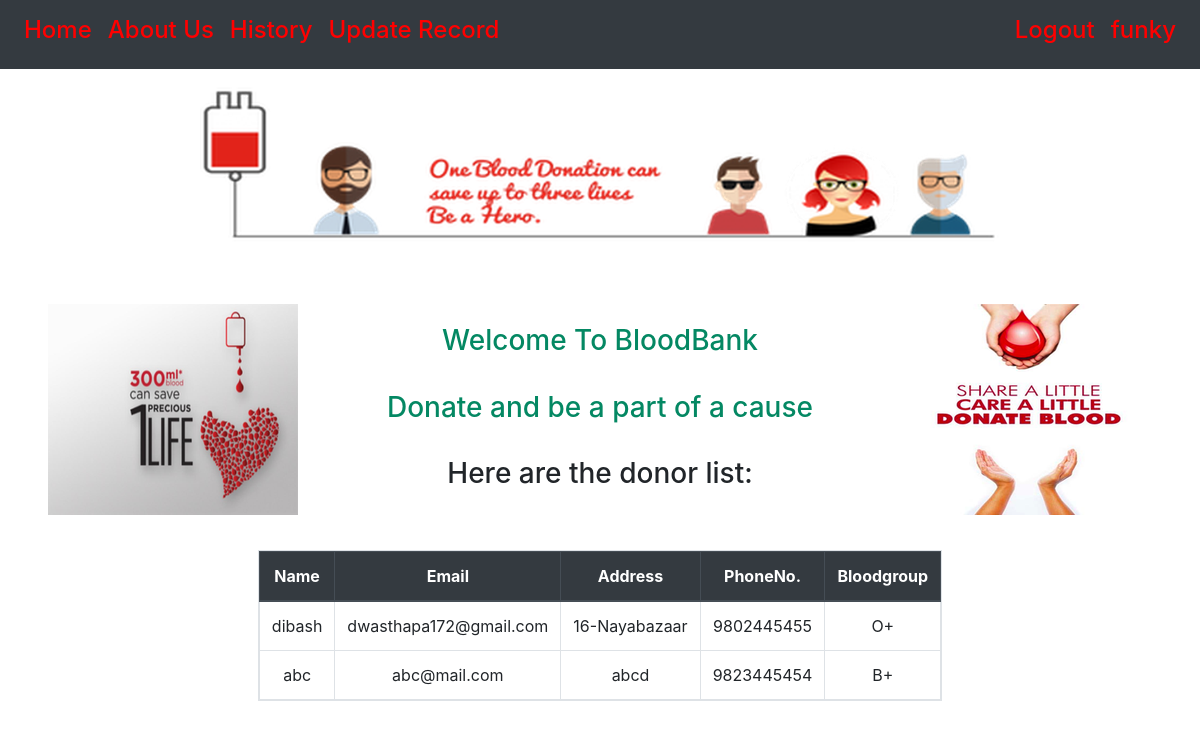
Screenshot of / (signed in) with the database file from the repository.
### accounts/models.py (models this page shows, shortened)
class Donor(models.Model):
    user=models.OneToOneField('auth.User',on_delete=models.CASCADE)
    email=models.EmailField(unique=True)
    bloodgroup=models.CharField(choices=Blood_Group,max_length=3)
    phonenumber=models.CharField(max_length=10,unique=True)
    address = models.CharField(max_length=264)

### record/views.py (the view)
# urls.py: path('',views.HomeView.as_view(),name='Home'),
class HomeView(ListView):
    model = Donor
    def get_queryset(self):
        return Donor.objects.order_by('-user')
    template_name='record/index.html'

### record/templates/record/index.html (shortened to what this page needs)
{% extends "record/base.html" %}
{% load static %}
{% block content %}
<div class="container mt-5 pt-4 text-center">
  <img class="img-fluid "src="{% static "image/bloodtop.png" %}" alt="">
  <div class="mt-5 pt-2">
    <div class="row g-0">
      <div class="col card-img">
        <img class="img-fluid" src="{% static "image/bloodleft.png" %}" alt="fail">
      </div>
      <div class="col-sm-6 ">
        <div class="card-body">
          <div class="card-text text-center">
            <h3 id="one">Welcome To BloodBank
              <br><br>
               Donate and be a part of a cause</h3>
          </div>
          <h3 class="mt-3 pt-3 text-center">Here are the donor list:</h3>
        </div>
      </div>
      <div class="col card-img">
          <img class="img-fluid float-right"src="{% static "image/bloodright.png" %}" alt="">
      </div>
    </div>
  </div>
  <div class="mt-3 pt-3">
      {% if donor_list %}
      <div class="row justify-content-center">
        <div class="col-auto">
        <table class="table table-hover table-bordered table-responsive">
            <thead class="thead-dark">
              <th scope="col">Name</th>
              <th scope="col">Email</th>
              <th scope="col">Address</th>
              <th scope="col">PhoneNo.</th>
              <th scope="col">Bloodgroup</th>
            </thead>
            {% for i in donor_list %}
              <tr>
                <td>{{ i.user.username }}</td>
                <td>{{i.email}}</td>
                <td>{{ i.address}}</td>
                <td>{{ i.phonenumber}}</td>
                <td>{{ i.bloodgroup}}</td>
                </tr>
            {% endfor %}
        </table>
        </div>
      </div>
      {% else %}
        <p>No donated record found</p>
      {% endif %}
  </div>
</div>
{% endblock %}

### record/templates/record/base.html (shortened to what this page needs)
<!DOCTYPE html>
  {% load static %}
  {% load bootstrap5 %}
<html lang="en" dir="ltr">
<head>
    <link rel="stylesheet" href="https://stackpath.bootstrapcdn.com/bootstrap/4.4.1/css/bootstrap.min.css">
    <link rel="stylesheet" href="{% static "record/style1.css" %}"/>
</head>
  <body>
    <nav class="navbar fixed-top navbar-expand bg-dark">
        <div class="nav navbar-nav ">
            <a class="nav-link" href="{% url "record:Home" %}"><h4>Home </h4></a>
            <a class="nav-link" href="#"> <h4>About Us </h4></a>
          </div>
            {% if user.is_authenticated %}
            <div class="nav navbar-nav">
              <a class="nav-link" href="{% url 'record:historylist' %}" target="_blank"> <h4>History </h4></a>
              <a class ="nav-link" href="{% url 'record:createhistory' %}" target="_blank"> <h4>Update Record</h4> </a>
            </div>
            <div class="nav navbar-nav ml-auto">
              <a class="nav-link" href="{% url 'accounts:logout' %}"> <h4>Logout </h4></a>
              <a class="nav-link"><h4 > {{request.user}} </h4></a>
            </div>
            {% else %}
            <div class="nav navbar-nav ml-auto">
              <a class="nav-link " href="{% url 'accounts:signup' %}"> <button type="button" class='btn btn-sm btn-warning '><h4 >SignUp</h4></button></a>
              <a class="nav-link me-3" href="{% url 'accounts:login' %}"><h4>Login </h4> </a>
            {% endif %}
    </nav>
      {% block content %}
      {% endblock %}
  </body>
</html>

### static/record/style1.css (style rules this page uses)
h4 { color: red; }

### rows the page displays
Donor: user.username "dibash", email "dwasthapa172@gmail.com", address "16-Nayabazaar", phonenumber "9802445455", bloodgroup "O+"
Donor: user.username "abc", email "abc@mail.com", address "abcd", phonenumber "9823445454", bloodgroup "B+"

### other values shown
{{ request.user }} "funky"
